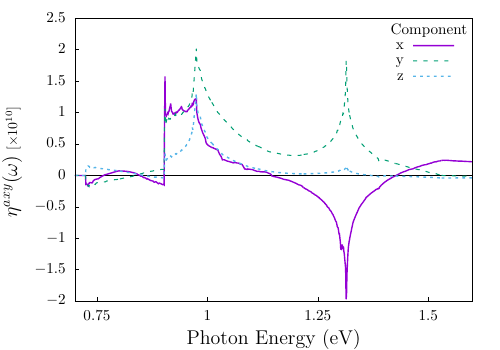

Write the gnuplot code that produced this figure.
set terminal epslatex color dashed standalone

set xlabel "{\\Large Photon Energy (eV)}"


set xtics 0.25 nomirror
set ytics nomirror

#z lenght of layer [Angstroms (la) & meters (lm)]
lb=5.564770163
la=2.944749766
lm=la*1E-10

set zeroaxis lw 1 lt 2 lc 0
#set label "{\\Large C$_{16}$H$_{8}$-alt}"   at  graph 0.8, graph 0.9 


#######   THREE IN ONE PLOT 
set xrange [0.7:1.6]
# set yrange [-6:5]  
#comentario
set key title "Component"

set ylabel "{{\\Large $\\eta^{axy}(\\omega)$} {\\small $[\\times 10^{10}]$ }}"
# set key left bottom
set output "eta-alt.tex"
p   "../res/calEta2.kk_xxy_yxy_zxy_14452_1_65-nospin2_scissor_0_Nc_41" u 1:($2/1E+10) w l ls 1 dt 1 lw 2 title "x",\
    "../res/calEta2.kk_xxy_yxy_zxy_14452_1_65-nospin2_scissor_0_Nc_41" u 1:($3/1E+10) w l ls 2 dt 2 lw 3 title "y",\
    "../res/calEta2.kk_xxy_yxy_zxy_14452_1_65-nospin2_scissor_0_Nc_41" u 1:($4/1E+10) w l ls 3 dt 3 lw 4 title "z"  
